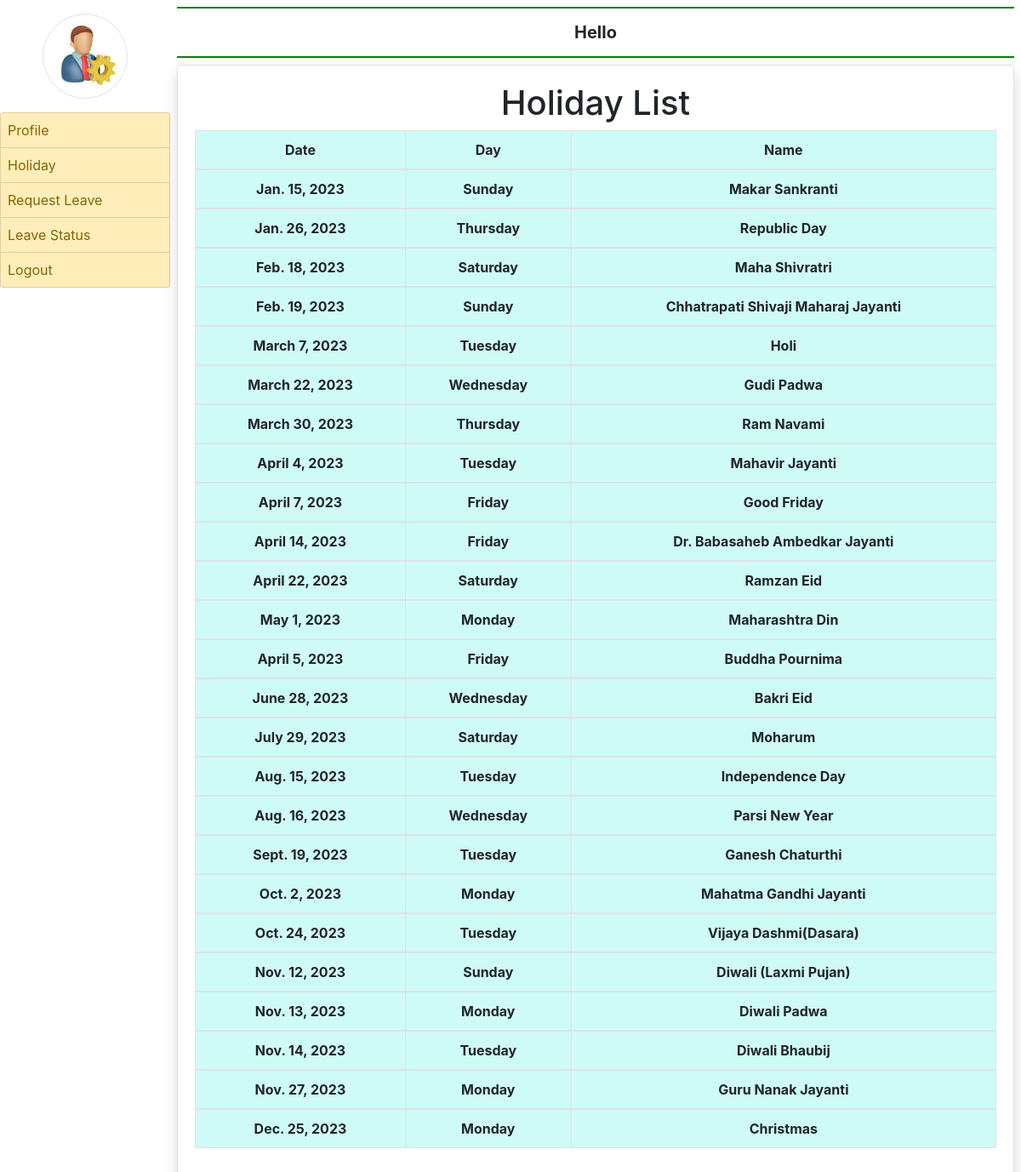
The app's page /holiday with its own data.
### employee/models.py (models this page shows)
class Holiday(models.Model):
    Date=models.DateField()
    Day=models.CharField(max_length=10)
    Name=models.CharField(max_length=50)
    def __str__(self):
        return self.Name

### employee/views.py (the view)
# urls.py: path('holiday', views.holiday, name='holiday'),
def holiday(request):
   hdays=Holiday.objects.all()
   context={
       'hdays':hdays
   }
   print(context)
   return render(request,'holiday.html',context)

### employee/templates/holiday.html (shortened to what this page needs)
{% extends 'emp_base.html' %}
{% block main %}
<html>
    <head>
        <h1><center>Holiday List</center></h1>
    </head>
<body>
    <table  class="table table-bordered">
        <thead>
             <tr>
            <th scope="col">Date</th>
             <th scope="col">Day</th>
            <th scope="col">Name</th>
            </tr>
        </thead>
        {% for hday in hdays %}
        <tbody>
            <tr>
                <th scope="row">{{hday.Date}}</th>
                <th scope="row">{{hday.Day}}</th>
                <th scope="row">{{hday.Name}}</th>
            </tr>
        </tbody>
        {% endfor %}
    </table>
</body>
</html>
{% endblock %}

### employee/templates/emp_base.html (shortened to what this page needs)
{% load static %}
{% load static %}
<html>
  <head>
  <link rel="stylesheet" href="https://cdn.jsdelivr.net/npm/bootstrap@4.6.2/dist/css/bootstrap.min.css">
  <link rel="stylesheet" href="https://use.fontawesome.com/releases/v5.7.0/css/all.css">
</head>
<body>
<div class="container-fluid">
  <div class="row">
    <div class="col-sm-2 p-0">
      <center><img width="100" height="100" class="img-thumbnail rounded-circle my-3"></center>
      <div class="list-group">
        <a href="{% url 'emp_profile' %}" class="list-group-item list-group-item-warning list-group-item-action">Profile</a>
        <a href="{% url 'holiday' %}" class="list-group-item list-group-item-warning list-group-item-action">Holiday</a>
        <a href= "{% url 'emp_request_leave' %}" class="list-group-item list-group-item-warning list-group-item-action"> Request Leave</a>
        <a href= "{% url 'leave_status' %}" class="list-group-item list-group-item-warning list-group-item-action"> Leave Status</a>
        <a href="{% url 'logout' %}" class="list-group-item list-group-item-warning list-group-item-action">Logout</a>
      </div>
    </div>
    <div class="col-sm-10 p-0">
      <div class="container-fluid p-2">
        <h5 class="text-center p-3 font-weight-bold" style="border-bottom : 2px solid green ; border-top : 2px solid green">Hello</h5>
        <div class="card shadow" style="min-height : 89vh">
          <div class="card-body">
          {% block main %}
            {% endblock %}
          </div>
        </div>
      </div>
    </div>
  </div>
</div>
</body>
</html>

### employee/templates/emp_base.html (style rules this page uses)
.list-group-item { padding: 8px !important; }

### employee/templates/holiday.html (style rules this page uses)
table { border:1px solid black; width: 100%; border: 1px solid #ddd; }
th, td { text-align: center; padding: 16px; }
tr:nth-child(odd) { background-color: #cffbf6; }

### records on screen
Holiday: Date "Jan. 15, 2023", Day "Sunday", Name "Makar Sankranti"
Holiday: Date "Jan. 26, 2023", Day "Thursday", Name "Republic Day"
Holiday: Date "Feb. 18, 2023", Day "Saturday", Name "Maha Shivratri"
Holiday: Date "Feb. 19, 2023", Day "Sunday", Name "Chhatrapati Shivaji Maharaj Jayanti"
Holiday: Date "March 7, 2023", Day "Tuesday", Name "Holi"
Holiday: Date "March 22, 2023", Day "Wednesday", Name "Gudi Padwa"
Holiday: Date "March 30, 2023", Day "Thursday", Name "Ram Navami"
Holiday: Date "April 4, 2023", Day "Tuesday", Name "Mahavir Jayanti"
Holiday: Date "April 7, 2023", Day "Friday", Name "Good Friday"
Holiday: Date "April 14, 2023", Day "Friday", Name "Dr. Babasaheb Ambedkar Jayanti"
Holiday: Date "April 22, 2023", Day "Saturday", Name "Ramzan Eid"
Holiday: Date "May 1, 2023", Day "Monday", Name "Maharashtra Din"
Holiday: Date "April 5, 2023", Day "Friday", Name "Buddha Pournima"
Holiday: Date "June 28, 2023", Day "Wednesday", Name "Bakri Eid"
Holiday: Date "July 29, 2023", Day "Saturday", Name "Moharum"
Holiday: Date "Aug. 15, 2023", Day "Tuesday", Name "Independence Day"
Holiday: Date "Aug. 16, 2023", Day "Wednesday", Name "Parsi New Year"
Holiday: Date "Sept. 19, 2023", Day "Tuesday", Name "Ganesh Chaturthi"
Holiday: Date "Oct. 2, 2023", Day "Monday", Name "Mahatma Gandhi Jayanti"
Holiday: Date "Oct. 24, 2023", Day "Tuesday", Name "Vijaya Dashmi(Dasara)"
Holiday: Date "Nov. 12, 2023", Day "Sunday", Name "Diwali (Laxmi Pujan)"
Holiday: Date "Nov. 13, 2023", Day "Monday", Name "Diwali Padwa"
Holiday: Date "Nov. 14, 2023", Day "Tuesday", Name "Diwali Bhaubij"
Holiday: Date "Nov. 27, 2023", Day "Monday", Name "Guru Nanak Jayanti"
Holiday: Date "Dec. 25, 2023", Day "Monday", Name "Christmas"
